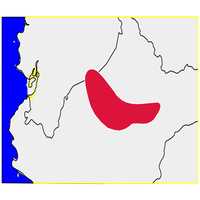
#> input picture test/maps/dpi200_Ancient_Antwren.png, 200 x 200 px
$ python edge_detect.py --input test/maps/dpi200_Ancient_Antwren.png
#> lines starting #> are read from the running program, lines starting #| are printed output that depends on the picture; after the words box and inside, x2 and y2 are one past the last pixel; in counts of white or black regions, pixels touching at a corner belong together
#> in main, image is the input picture: shape (200, 200, 4); mean R, G, B, A 178.7, 167.9, 179.9, 209.4
#!/usr/bin/env python3
"""
Read an image and generate an edge map using scikit-image.

Example:
  python3 edge_detect.py --input "test/maps/dpi200_Ancient_Antwren.png"
"""

from __future__ import annotations

import argparse
import json
from pathlib import Path

import numpy as np
from matplotlib import pyplot as plt
from matplotlib.patches import Circle, Rectangle
from skimage import color, feature, io, util
from skimage.draw import line as draw_line
from skimage.filters import threshold_otsu
from skimage.measure import label, regionprops
from skimage.morphology import closing, dilation, disk, remove_small_objects
from skimage.transform import probabilistic_hough_line


def detect_edges(
    image: np.ndarray,
    *,
    sigma: float = 1.5,
    low_threshold: float | None = None,
    high_threshold: float | None = None,
) -> np.ndarray:
    """
    Returns a boolean edge map computed with Canny.
    """
#> called with sigma = 1.5
    if image.ndim == 3:
        # Common cases: RGB (H,W,3) or RGBA (H,W,4).
        if image.shape[-1] == 4:
            image = color.rgba2rgb(image)
#> image: shape (200, 200, 3) float64
        gray = color.rgb2gray(image)
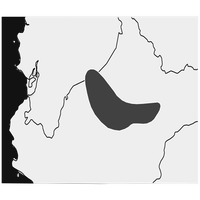
#> gray: shape (200, 200) float64; min 0, max 1, mean 0.836
    else:
        gray = util.img_as_float(image)

    edges = feature.canny(
        gray,
        sigma=sigma,
        low_threshold=low_threshold,
        high_threshold=high_threshold,
    )
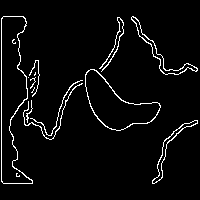
#> edges: shape (200, 200) bool; 4.3% white in thin lines or dots, all inside (x1, y1, x2, y2) = (1, 16, 198, 184)
    return edges


# [300 lines left out: functions extract_lines_from_edges, _merge_overlapping_boxes, extract_boxes_from_edges, extract_boxes_from_lines, extract_chessboard_block_boxes, box_centers and 1 more, not called in this run]


def main() -> int:
    parser = argparse.ArgumentParser(description="Edge detection with scikit-image (Canny).")
    parser.add_argument(
        "--input",
        required=True,
        help="Path to an input image (png/jpg/...).",
    )
    parser.add_argument(
        "--output",
        default=None,
        help="Path to write the edge image (default: <input_stem>_edges.png next to input).",
    )
    parser.add_argument("--sigma", type=float, default=1.5, help="Gaussian smoothing sigma for Canny.")
    parser.add_argument("--low-threshold", type=float, default=None, help="Canny low threshold (0..1).")
    parser.add_argument("--high-threshold", type=float, default=None, help="Canny high threshold (0..1).")
    parser.add_argument(
        "--lines-json",
        default=None,
        help="Optional path to write detected line segments as JSON.",
    )
    parser.add_argument("--hough-threshold", type=int, default=10, help="Hough accumulator threshold.")
    parser.add_argument("--hough-line-length", type=int, default=50, help="Minimum accepted line length (px).")
    parser.add_argument("--hough-line-gap", type=int, default=10, help="Maximum gap between pixels (px).")
    parser.add_argument(
        "--boxes-json",
        default=None,
        help="Optional path to write extracted bounding boxes as JSON.",
    )
    parser.add_argument(
        "--boxes-from",
        choices=("edges", "lines", "chessboard-black", "chessboard-white", "chessboard-both"),
        default="edges",
        help="Whether to extract boxes from the edge map or from detected lines.",
    )
    parser.add_argument("--box-dilate-radius", type=int, default=1, help="Box extraction: dilation radius (px).")
    parser.add_argument("--box-closing-radius", type=int, default=3, help="Box extraction: closing radius (px).")
    parser.add_argument("--box-min-area", type=int, default=200, help="Box extraction: minimum component area (px).")
    parser.add_argument(
        "--box-merge-iou",
        type=float,
        default=0.3,
        help="Box extraction: IoU threshold for merging overlaps.",
    )
    parser.add_argument(
        "--chess-threshold",
        type=float,
        default=None,
        help="Chessboard threshold in [0..1] (default: Otsu).",
    )
    parser.add_argument("--chess-min-area", type=int, default=50, help="Chessboard: minimum component area (px).")
    parser.add_argument(
        "--chess-area-tol",
        type=float,
        default=0.7,
        help="Chessboard: keep regions within (1±tol)*median_area.",
    )
    parser.add_argument(
        "--chess-ar-tol",
        type=float,
        default=0.6,
        help="Chessboard: aspect ratio tolerance around 1.0.",
    )
    parser.add_argument(
        "--plot-output",
        default=None,
        help="Optional path to save a plot of the image with boxes + center circles.",
    )
    parser.add_argument(
        "--plot-show",
        action="store_true",
        help="Show the matplotlib window (may not work in headless environments).",
    )
    parser.add_argument("--center-circle-radius", type=float, default=5.0, help="Center circle radius (px).")
    args = parser.parse_args()

    input_path = Path(args.input)
    if not input_path.exists():
        raise FileNotFoundError(f"Input image not found: {input_path}")

    output_path = Path(args.output) if args.output else input_path.with_name(f"{input_path.stem}_edges.png")

    image = io.imread(str(input_path))
    edges_bool = detect_edges(
        image,
        sigma=args.sigma,
        low_threshold=args.low_threshold,
        high_threshold=args.high_threshold,
    )

    lines: list[tuple[tuple[int, int], tuple[int, int]]] | None = None
    if args.lines_json or (args.boxes_json and args.boxes_from == "lines"):
        lines = extract_lines_from_edges(
            edges_bool,
            threshold=args.hough_threshold,
            line_length=args.hough_line_length,
            line_gap=args.hough_line_gap,
        )
        if args.lines_json:
            lines_payload = [
                {"x0": x0, "y0": y0, "x1": x1, "y1": y1} for ((x0, y0), (x1, y1)) in lines
            ]
            lines_path = Path(args.lines_json)
            lines_path.write_text(json.dumps(lines_payload, indent=2) + "\n", encoding="utf-8")
            print(f"Wrote lines JSON to: {lines_path} ({len(lines_payload)} segments)")

    if args.boxes_json:
        if args.boxes_from == "lines":
            if lines is None:
                lines = []
            boxes = extract_boxes_from_lines(
                lines,
                edges_bool.shape[:2],
                dilate_radius=args.box_dilate_radius,
                closing_radius=args.box_closing_radius,
                min_area=args.box_min_area,
                merge_overlaps=True,
                merge_iou_threshold=args.box_merge_iou,
            )
        elif args.boxes_from.startswith("chessboard-"):
            if args.boxes_from == "chessboard-both":
                boxes_black = extract_chessboard_block_boxes(
                    image,
                    color_name="black",
                    threshold=args.chess_threshold,
                    min_area=args.chess_min_area,
                    area_tolerance=args.chess_area_tol,
                    aspect_ratio_tolerance=args.chess_ar_tol,
                )
                boxes_white = extract_chessboard_block_boxes(
                    image,
                    color_name="white",
                    threshold=args.chess_threshold,
                    min_area=args.chess_min_area,
                    area_tolerance=args.chess_area_tol,
                    aspect_ratio_tolerance=args.chess_ar_tol,
                )
                boxes = sorted(set(boxes_black + boxes_white), key=lambda b: (b[0], b[1], b[2], b[3]))
            else:
                chess_color = "black" if args.boxes_from == "chessboard-black" else "white"
                boxes = extract_chessboard_block_boxes(
                    image,
                    color_name=chess_color,
                    threshold=args.chess_threshold,
                    min_area=args.chess_min_area,
                    area_tolerance=args.chess_area_tol,
                    aspect_ratio_tolerance=args.chess_ar_tol,
                )
        else:
            boxes = extract_boxes_from_edges(
                edges_bool,
                dilate_radius=args.box_dilate_radius,
                closing_radius=args.box_closing_radius,
                min_area=args.box_min_area,
                merge_overlaps=True,
                merge_iou_threshold=args.box_merge_iou,
            )
        boxes_payload = [
            {
                "x": int(min_col),
                "y": int(min_row),
                "w": int(max_col - min_col),
                "h": int(max_row - min_row),
                "min_row": int(min_row),
                "min_col": int(min_col),
                "max_row": int(max_row),
                "max_col": int(max_col),
            }
            for (min_row, min_col, max_row, max_col) in boxes
        ]
        boxes_path = Path(args.boxes_json)
        boxes_path.write_text(json.dumps(boxes_payload, indent=2) + "\n", encoding="utf-8")
        print(f"Wrote boxes JSON to: {boxes_path} ({len(boxes_payload)} boxes)")
    else:
        boxes = []

    if args.plot_output or args.plot_show:
        plot_path = Path(args.plot_output) if args.plot_output else None
        plot_image_with_boxes_and_centers(
            image,
            boxes,
            circle_radius=args.center_circle_radius,
            save_path=plot_path,
            show=args.plot_show,
        )
        if plot_path is not None:
            print(f"Wrote plot to: {plot_path}")

    # Save as a visible 8-bit image (0 or 255).
    edges_u8 = (edges_bool.astype(np.uint8) * 255)
    io.imsave(str(output_path), edges_u8)

    print(f"Wrote edges to: {output_path}")
    return 0


if __name__ == "__main__":
    raise SystemExit(main())
#> (the program exits here)

$ run again, with test/maps/dpi200_Band-tailed_Antshrike.png copied over test/maps/dpi200_Ancient_Antwren.png
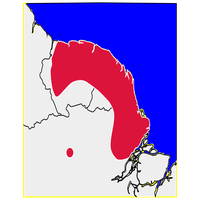
#> input picture test/maps/dpi200_Band-tailed_Antshrike.png, 200 x 200 px
#> in main, image is the input picture: shape (200, 200, 4); mean R, G, B, A 116.3, 91.2, 153, 190.9
#> image: shape (200, 200, 3) float64
#> in detect_edges, `gray = color.rgb2gray(image)`:
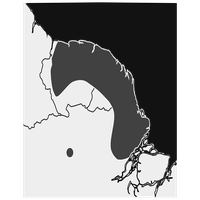
#> gray: shape (200, 200) float64; min 0, max 1, mean 0.63
#> in detect_edges, `edges = feature.canny( gray, sigma=sigma, low_threshold=low_threshold,..`:
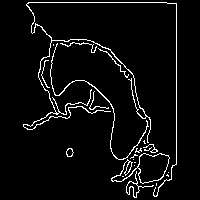
#> edges: shape (200, 200) bool; 4.9% white in thin lines or dots, all inside (x1, y1, x2, y2) = (23, 2, 177, 198)

$ run again, with test/maps/dpi200_Bicolored_Antbird.png copied over test/maps/dpi200_Ancient_Antwren.png
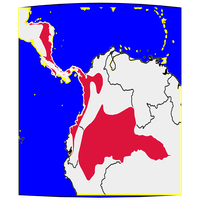
#> input picture test/maps/dpi200_Bicolored_Antbird.png, 200 x 200 px
#> in main, image is the input picture: shape (200, 200, 4); mean R, G, B, A 94, 73.8, 165.6, 199.9
#> image: shape (200, 200, 3) float64
#> in detect_edges, `gray = color.rgb2gray(image)`:
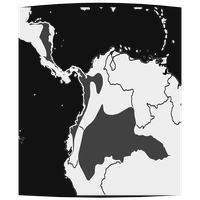
#> gray: shape (200, 200) float64; min 0, max 1, mean 0.543
#> in detect_edges, `edges = feature.canny( gray, sigma=sigma, low_threshold=low_threshold,..`:
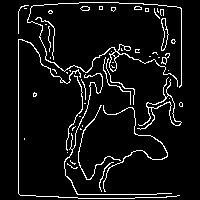
#> edges: shape (200, 200) bool; 7% white in thin lines or dots, all inside (x1, y1, x2, y2) = (18, 2, 183, 199)
